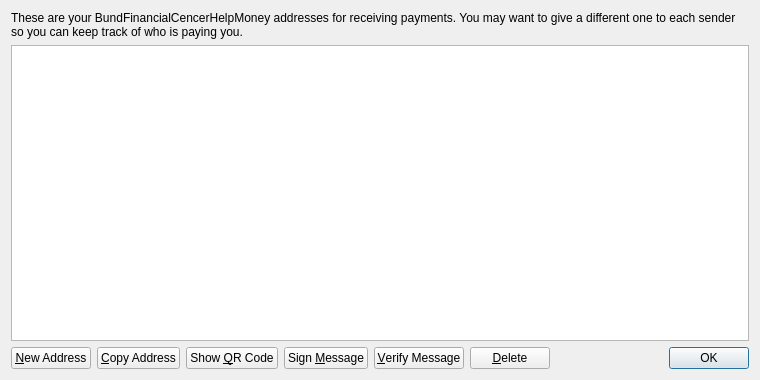
<?xml version="1.0" encoding="UTF-8"?>
<ui version="4.0">
 <class>AddressBookPage</class>
 <widget class="QWidget" name="AddressBookPage">
  <property name="geometry">
   <rect>
    <x>0</x>
    <y>0</y>
    <width>760</width>
    <height>380</height>
   </rect>
  </property>
  <property name="windowTitle">
   <string>Address Book</string>
  </property>
  <layout class="QVBoxLayout" name="verticalLayout">
   <item>
    <widget class="QLabel" name="labelExplanation">
     <property name="text">
      <string>These are your BundFinancialCencerHelpMoney addresses for receiving payments. You may want to give a different one to each sender so you can keep track of who is paying you.</string>
     </property>
     <property name="textFormat">
      <enum>Qt::PlainText</enum>
     </property>
     <property name="wordWrap">
      <bool>true</bool>
     </property>
    </widget>
   </item>
   <item>
    <widget class="QTableView" name="tableView">
     <property name="contextMenuPolicy">
      <enum>Qt::CustomContextMenu</enum>
     </property>
     <property name="toolTip">
      <string>Double-click to edit address or label</string>
     </property>
     <property name="tabKeyNavigation">
      <bool>false</bool>
     </property>
     <property name="alternatingRowColors">
      <bool>true</bool>
     </property>
     <property name="selectionMode">
      <enum>QAbstractItemView::SingleSelection</enum>
     </property>
     <property name="selectionBehavior">
      <enum>QAbstractItemView::SelectRows</enum>
     </property>
     <property name="sortingEnabled">
      <bool>true</bool>
     </property>
     <attribute name="verticalHeaderVisible">
      <bool>false</bool>
     </attribute>
    </widget>
   </item>
   <item>
    <layout class="QHBoxLayout" name="horizontalLayout">
     <item>
      <widget class="QPushButton" name="newAddressButton">
       <property name="toolTip">
        <string>Create a new address</string>
       </property>
       <property name="text">
        <string>&amp;New Address</string>
       </property>
       <property name="icon">
        <iconset resource="../bitcoin.qrc">
         <normaloff>:/icons/add</normaloff>:/icons/add</iconset>
       </property>
      </widget>
     </item>
     <item>
      <widget class="QPushButton" name="copyToClipboard">
       <property name="toolTip">
        <string>Copy the currently selected address to the system clipboard</string>
       </property>
       <property name="text">
        <string>&amp;Copy Address</string>
       </property>
       <property name="icon">
        <iconset resource="../bitcoin.qrc">
         <normaloff>:/icons/editcopy</normaloff>:/icons/editcopy</iconset>
       </property>
      </widget>
     </item>
     <item>
      <widget class="QPushButton" name="showQRCode">
       <property name="text">
        <string>Show &amp;QR Code</string>
       </property>
       <property name="icon">
        <iconset resource="../bitcoin.qrc">
         <normaloff>:/icons/qrcode</normaloff>:/icons/qrcode</iconset>
       </property>
      </widget>
     </item>
     <item>
      <widget class="QPushButton" name="signMessage">
       <property name="toolTip">
        <string>Sign a message to prove you own a BundFinancialCencerHelpMoney address</string>
       </property>
       <property name="text">
        <string>Sign &amp;Message</string>
       </property>
       <property name="icon">
        <iconset resource="../bitcoin.qrc">
         <normaloff>:/icons/edit</normaloff>:/icons/edit</iconset>
       </property>
      </widget>
     </item>
     <item>
      <widget class="QPushButton" name="verifyMessage">
       <property name="toolTip">
        <string>Verify a message to ensure it was signed with a specified BundFinancialCencerHelpMoney address</string>
       </property>
       <property name="text">
        <string>&amp;Verify Message</string>
       </property>
       <property name="icon">
        <iconset resource="../bitcoin.qrc">
         <normaloff>:/icons/transaction_0</normaloff>:/icons/transaction_0</iconset>
       </property>
      </widget>
     </item>
     <item>
      <widget class="QPushButton" name="deleteButton">
       <property name="toolTip">
        <string>Delete the currently selected address from the list</string>
       </property>
       <property name="text">
        <string>&amp;Delete</string>
       </property>
       <property name="icon">
        <iconset resource="../bitcoin.qrc">
         <normaloff>:/icons/remove</normaloff>:/icons/remove</iconset>
       </property>
      </widget>
     </item>
     <item>
      <spacer name="horizontalSpacer">
       <property name="orientation">
        <enum>Qt::Horizontal</enum>
       </property>
       <property name="sizeHint" stdset="0">
        <size>
         <width>40</width>
         <height>20</height>
        </size>
       </property>
      </spacer>
     </item>
     <item>
      <widget class="QDialogButtonBox" name="buttonBox">
       <property name="sizePolicy">
        <sizepolicy hsizetype="Maximum" vsizetype="Fixed">
         <horstretch>0</horstretch>
         <verstretch>0</verstretch>
        </sizepolicy>
       </property>
       <property name="standardButtons">
        <set>QDialogButtonBox::Ok</set>
       </property>
      </widget>
     </item>
    </layout>
   </item>
  </layout>
 </widget>
 <resources>
  <include location="../bitcoin.qrc"/>
 </resources>
 <connections/>
</ui>
